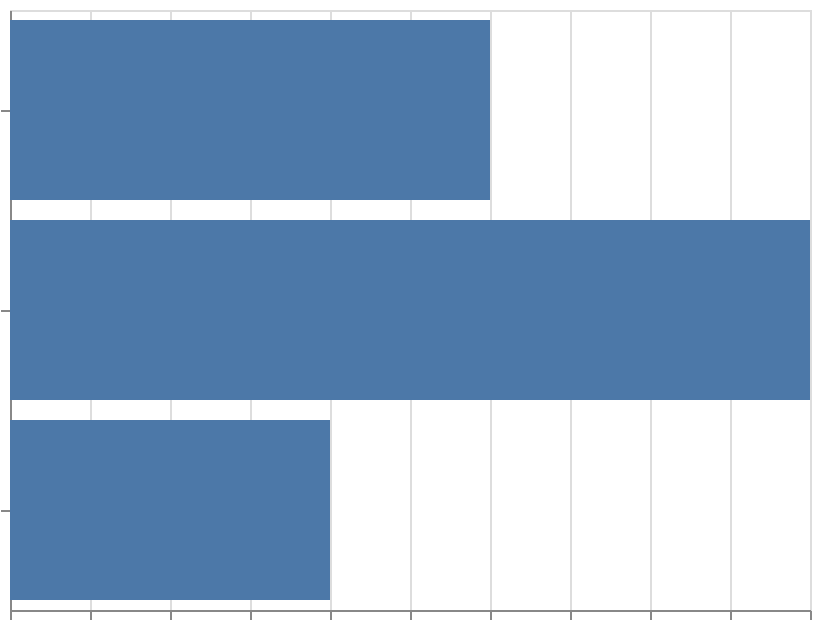

Describe this chart as a Vega-Lite specification.
### Vega-Lite specification from a JSON file in a GitHub repository (floating-point values rounded to 4 significant figures)
{"$schema": "https://vega.github.io/schema/vega-lite/v6.json", "width": 400, "height": 300, "padding": 5, "autosize": "none", "data": {"name": "table", "values": [{"cat": "A", "val": 3}, {"cat": "B", "val": 5}, {"cat": "C", "val": 2}]}, "mark": "bar", "encoding": {"x": {"field": "val", "type": "quantitative"}, "y": {"field": "cat", "type": "nominal"}}}
